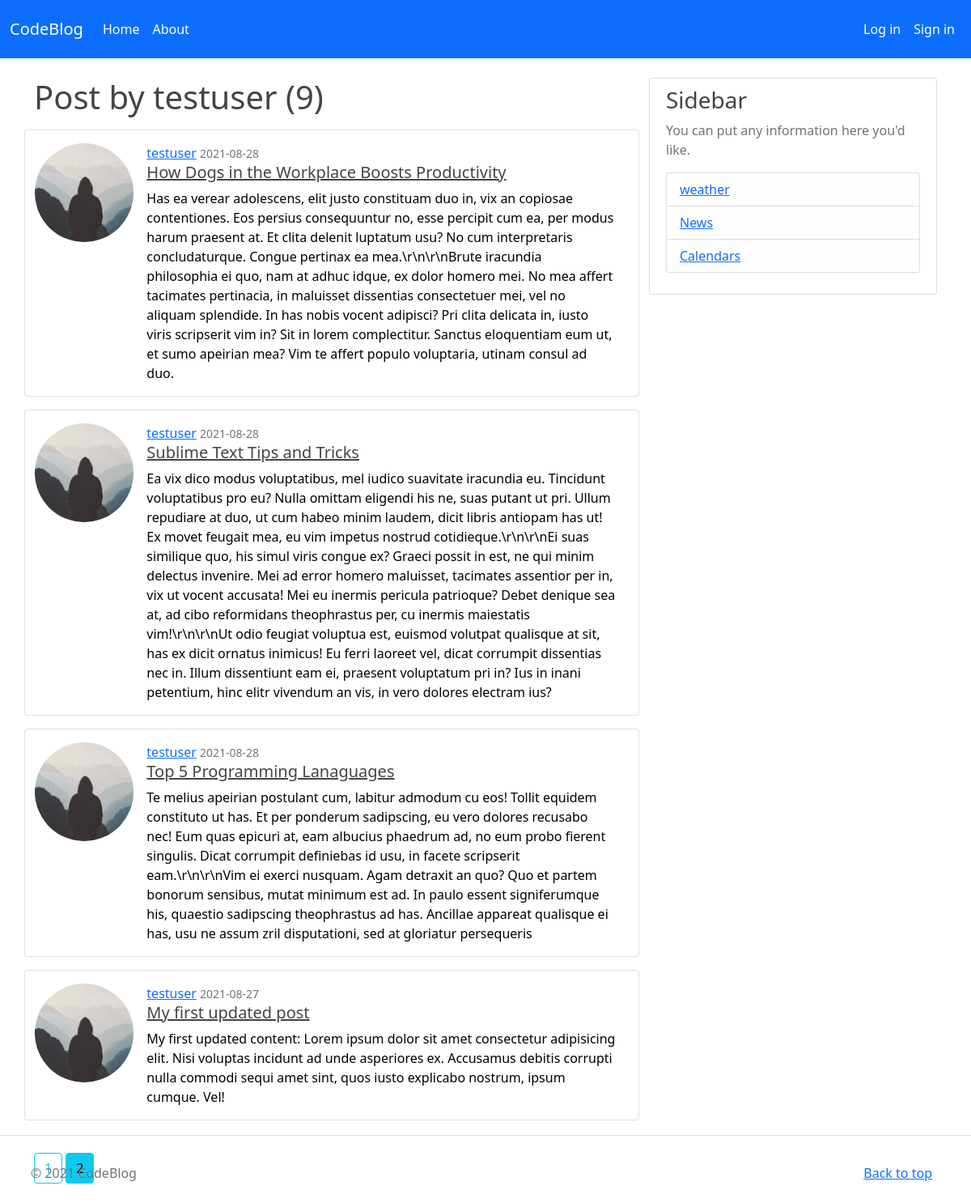
Page /user/testuser?page=2 on the committed database.
### blog_app/models.py (models this page shows, shortened)
class User(db.Model, UserMixin):
    id = db.Column(db.Integer, primary_key=True)
    username = db.Column(db.String(10), unique=True, nullable=False)
    email = db.Column(db.String(20), unique=True, nullable=False)
    image_file = db.Column(db.String(20), nullable=False, default='default.jpg')
    password = db.Column(db.String(20), nullable=False)
    posts = db.relationship('Post', backref='author', lazy=True)

class Post(db.Model, UserMixin):
    id = db.Column(db.Integer, primary_key=True)
    title = db.Column(db.String(100), nullable=False)
    date_posted = db.Column(db.DateTime, nullable=False, default=datetime.utcnow)
    content = db.Column(db.Text, nullable=False)
    user_id = db.Column(db.Integer, db.ForeignKey('user.id'),nullable=False)

### blog_app/users/routes.py (the view)
@users.route('/user/<string:username>')
def user_posts(username):
    page=request.args.get('page',1,type=int)
    user=User.query.filter_by(username=username).first_or_404()
    posts=Post.query.filter_by(author=user).order_by(Post.date_posted.desc()).paginate(page=page,per_page=5)
    return render_template('user_posts.html',posts=posts,user=user)

### blog_app/templates/user_posts.html
{% extends "layout.html" %}
{% block content %}
<h1 class="mb-3">Post by {{user.username}} ({{posts.total}})</h1>
<article>
    {% for post in posts.items %}
    <div class="row justify-content-center">
        <div class="card mb-3" style="max-width: 1000px;max-height:auto;">
            <div class="row g-0">
                <div class="col">
                    <img class="img-fluid rounded-circle mt-3"
                     src="{{url_for('static',filename='profile_pics/'+post.author.image_file)}}">
                </div>
                <div class="col-10">
                    <div class="card-body">
                        <a class="mr-2" href="{{url_for('users.user_posts',username=post.author.username)}}">{{
                            post.author.username }}</a>
                        <small class="text-muted">{{ post.date_posted.strftime('%Y-%m-%d') }}</small>
                        <h5 class="card-title"> <a class="article-title"
                                href="{{url_for('posts.post', post_id = post.id)}}">{{ post.title }}</a></h5>
                        <p class="card-text">{{ post.content }}</p>
                    </div>
                </div>
            </div>
        </div>
    </div>
    {% endfor %}
    {% for page_num in posts.iter_pages(left_edge=1, right_edge=1, left_current=1, right_current=2) %}
    {% if page_num %}
    {% if posts.page==page_num %}
    <a class="btn btn-info mb-4 mt-4"
        href="{{url_for('users.user_posts', username=user.username, page=page_num)}}">{{page_num}}</a>
    {% else %}
    <a class="btn btn-outline-info mb-4 mt-4"
        href="{{url_for('users.user_posts', username=user.username, page=page_num)}}">{{page_num}}</a>
    {% endif %}
    {% else %}
    ...
    {% endif %}
    {% endfor %}
    {% endblock %}

### blog_app/static/main.css (style rules this page uses)
body { background: #ffffff; color: #000000; }
h1, h2, h3, h4, h5, h6 { color: #444444; }
.article-title { color: #444444; }

### rows in the picture
User: username "testuser"
Post: image_file (picture), author.username "testuser", date_posted "2021-08-28", title "How Dogs in the Workplace Boosts Productivity", content "Has ea verear adolescens, elit justo constituam duo in, vix an copiosae contentiones. Eos persius consequuntur no, esse percipit cum ea, per modus harum praesent at. Et clita delenit luptatum usu? No cum interpretaris concludaturque. Congue pertinax ea mea.\\r\\n\\r\\nBrute iracundia philosophia ei quo, nam at adhuc idque, ex dolor homero mei. No mea affert tacimates pertinacia, in maluisset dissentias consectetuer mei, vel no aliquam splendide. In has nobis vocent adipisci? Pri clita delicata in, iusto viris scripserit vim in? Sit in lorem complectitur. Sanctus eloquentiam eum ut, et sumo apeirian mea? Vim te affert populo voluptaria, utinam consul ad duo."
Post: image_file (picture), author.username "testuser", date_posted "2021-08-28", title "Sublime Text Tips and Tricks", content "Ea vix dico modus voluptatibus, mel iudico suavitate iracundia eu. Tincidunt voluptatibus pro eu? Nulla omittam eligendi his ne, suas putant ut pri. Ullum repudiare at duo, ut cum habeo minim laudem, dicit libris antiopam has ut! Ex movet feugait mea, eu vim impetus nostrud cotidieque.\\r\\n\\r\\nEi suas similique quo, his simul viris congue ex? Graeci possit in est, ne qui minim delectus invenire. Mei ad error homero maluisset, tacimates assentior per in, vix ut vocent accusata! Mei eu inermis pericula patrioque? Debet denique sea at, ad cibo reformidans theophrastus per, cu inermis maiestatis vim!\\r\\n\\r\\nUt odio feugiat voluptua est, euismod volutpat qualisque at sit, has ex dicit ornatus…"
Post: image_file (picture), author.username "testuser", date_posted "2021-08-28", title "Top 5 Programming Lanaguages", content "Te melius apeirian postulant cum, labitur admodum cu eos! Tollit equidem constituto ut has. Et per ponderum sadipscing, eu vero dolores recusabo nec! Eum quas epicuri at, eam albucius phaedrum ad, no eum probo fierent singulis. Dicat corrumpit definiebas id usu, in facete scripserit eam.\\r\\n\\r\\nVim ei exerci nusquam. Agam detraxit an quo? Quo et partem bonorum sensibus, mutat minimum est ad. In paulo essent signiferumque his, quaestio sadipscing theophrastus ad has. Ancillae appareat qualisque ei has, usu ne assum zril disputationi, sed at gloriatur persequeris"
Post: image_file (picture), author.username "testuser", date_posted "2021-08-27", title "My first updated post", content "My first updated content: Lorem ipsum dolor sit amet consectetur adipisicing elit. Nisi voluptas incidunt ad unde asperiores ex. Accusamus debitis corrupti nulla commodi sequi amet sint, quos iusto explicabo nostrum, ipsum cumque. Vel!"

### other values in the picture
{{ posts.total }} "9"
{{ page_num }} "1"
{{ page_num }} "2"
